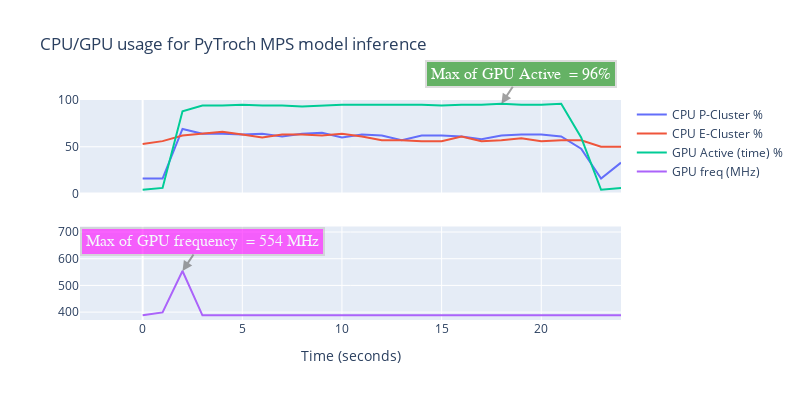

This figure's notebook cell:
### Code cell
import plotly.graph_objects as go
from plotly.subplots import make_subplots


df = orig_df[5:].copy()
df.reset_index(inplace=True)

# Create a figure with two subplots
fig = make_subplots(rows=2, cols=1, shared_xaxes=True)

# Add traces
fig.add_trace(go.Scatter(x=df.index, y=df['P-Cluster_active'], mode='lines', name='CPU P-Cluster %'), row=1, col=1)
fig.add_trace(go.Scatter(x=df.index, y=df['E-Cluster_active'], mode='lines', name='CPU E-Cluster %'), row=1, col=1)
fig.add_trace(go.Scatter(x=df.index, y=df.GPU_active, mode='lines', name='GPU Active (time) %'), row=1, col=1)
fig.add_trace(go.Scatter(x=df.index, y=df.GPU_freq_MHz, mode='lines', name='GPU freq (MHz)'), row=2, col=1)

# Update layout if needed (titles, axis labels etc.)
# fig.update_layout(height=400, width=800, title_text="CPU/GPU usage for CPU-based torch model inference")
fig.update_layout(height=400, width=800, title_text="CPU/GPU usage for PyTroch MPS model inference")
fig.update_xaxes(title_text="Time (seconds)", row=2, col=1)  # Update only the bottom x-axis

fig.update_yaxes(range=[0, 100], row=1, col=1)




fig.add_annotation(
        x=df.GPU_active.idxmax(),
        y=df.GPU_active.max(),
        xref="x",
        yref="y",
        text=f"Max of GPU Active  = {df.GPU_active.max()}%",
        showarrow=True,
        font=dict(
            family="Courier New, monospace",
            size=16,
            color="#ffffff"
            ),
        align="center",
        arrowhead=2,
        arrowsize=1,
        arrowwidth=2,
        arrowcolor="#636363",
        ax=20,
        ay=-30,
        bordercolor="#c7c7c7",
        borderwidth=2,
        borderpad=4,
        bgcolor="green",
        opacity=0.6,
        row=1, col=1
    )

fig.add_annotation(
        x=df.GPU_freq_MHz.idxmax(),
        y=df.GPU_freq_MHz.max(),
        xref="x",
        yref="y",
        text=f"Max of GPU frequency  = {df.GPU_freq_MHz.max()} MHz",
        showarrow=True,
        font=dict(
            family="Courier New, monospace",
            size=16,
            color="#ffffff"
            ),
        align="center",
        arrowhead=2,
        arrowsize=1,
        arrowwidth=2,
        arrowcolor="#636363",
        ax=20,
        ay=-30,
        bordercolor="#c7c7c7",
        borderwidth=2,
        borderpad=4,
        bgcolor="magenta",
        opacity=0.6,
        row=2, col=1
    )

# Show the figure
fig.show()

### Figure 1 — Plotly figure (JSON) as saved in the notebook; plotly's stock layout.template omitted (floating-point values rounded to 4 significant figures)
{"data": [{"mode": "lines", "name": "CPU P-Cluster %", "type": "scatter", "x": [0, 1, 2, 3, 4, 5, 6, 7, 8, 9, 10, 11, 12, 13, 14, 15, 16, 17, 18, 19, 20, 21, 22, 23, 24], "xaxis": "x", "y": [16, 16, 69, 64, 64, 63, 64, 61, 64, 65, 60, 63, 62, 57, 62, 62, 61, 58, 62, 63, 63, 61, 48, 16, 33], "yaxis": "y"}, {"mode": "lines", "name": "CPU E-Cluster %", "type": "scatter", "x": [0, 1, 2, 3, 4, 5, 6, 7, 8, 9, 10, 11, 12, 13, 14, 15, 16, 17, 18, 19, 20, 21, 22, 23, 24], "xaxis": "x", "y": [53, 56, 62, 64, 66, 63, 60, 63, 63, 62, 64, 61, 57, 57, 56, 56, 61, 56, 57, 59, 56, 57, 57, 50, 50], "yaxis": "y"}, {"mode": "lines", "name": "GPU Active (time) %", "type": "scatter", "x": [0, 1, 2, 3, 4, 5, 6, 7, 8, 9, 10, 11, 12, 13, 14, 15, 16, 17, 18, 19, 20, 21, 22, 23, 24], "xaxis": "x", "y": [4, 6, 88, 94, 94, 95, 94, 94, 93, 94, 95, 95, 95, 95, 95, 94, 95, 95, 96, 95, 95, 96, 60, 4, 6], "yaxis": "y"}, {"mode": "lines", "name": "GPU freq (MHz)", "type": "scatter", "x": [0, 1, 2, 3, 4, 5, 6, 7, 8, 9, 10, 11, 12, 13, 14, 15, 16, 17, 18, 19, 20, 21, 22, 23, 24], "xaxis": "x2", "y": [388, 399, 554, 388, 388, 388, 388, 388, 388, 388, 388, 388, 388, 388, 388, 388, 388, 388, 388, 388, 388, 388, 389, 388, 388], "yaxis": "y2"}], "layout": {"annotations": [{"align": "center", "arrowcolor": "#636363", "arrowhead": 2, "arrowsize": 1, "arrowwidth": 2, "ax": 20, "ay": -30, "bgcolor": "green", "bordercolor": "#c7c7c7", "borderpad": 4, "borderwidth": 2, "font": {"color": "#ffffff", "family": "Courier New, monospace", "size": 16}, "opacity": 0.6, "showarrow": true, "text": "Max of GPU Active  = 96%", "x": 18, "xref": "x", "y": 96, "yref": "y"}, {"align": "center", "arrowcolor": "#636363", "arrowhead": 2, "arrowsize": 1, "arrowwidth": 2, "ax": 20, "ay": -30, "bgcolor": "magenta", "bordercolor": "#c7c7c7", "borderpad": 4, "borderwidth": 2, "font": {"color": "#ffffff", "family": "Courier New, monospace", "size": 16}, "opacity": 0.6, "showarrow": true, "text": "Max of GPU frequency  = 554 MHz", "x": 2, "xref": "x2", "y": 554, "yref": "y2"}], "height": 400, "title": {"text": "CPU/GPU usage for PyTroch MPS model inference"}, "width": 800, "xaxis": {"anchor": "y", "domain": [0, 1], "matches": "x2", "showticklabels": false}, "xaxis2": {"anchor": "y2", "domain": [0, 1], "title": {"text": "Time (seconds)"}}, "yaxis": {"anchor": "x", "domain": [0.575, 1], "range": [0, 100]}, "yaxis2": {"anchor": "x2", "domain": [0, 0.425]}}}
